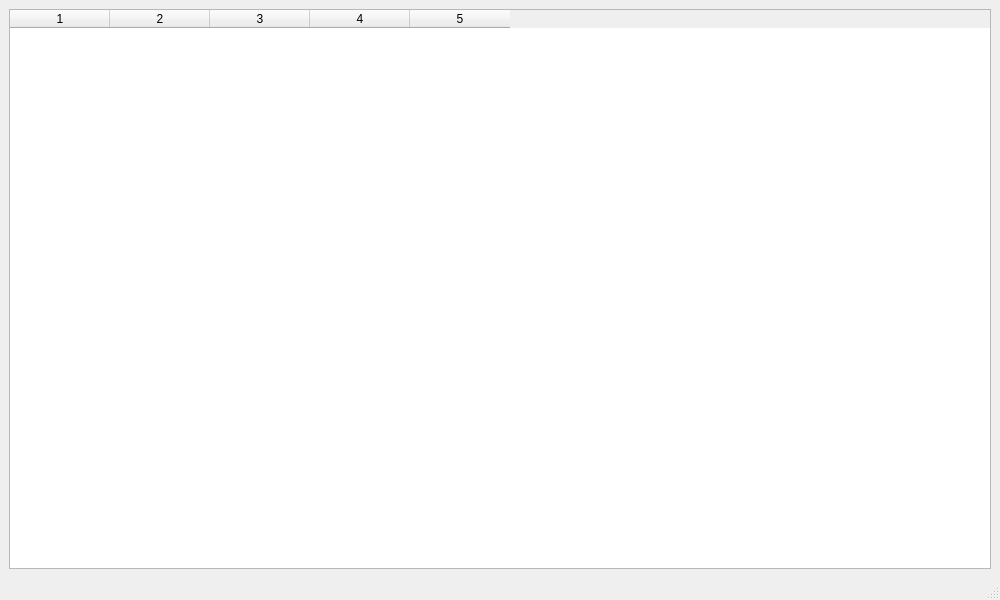
<?xml version="1.0" encoding="UTF-8"?>
<ui version="4.0">
 <class>MainWindow</class>
 <widget class="QMainWindow" name="MainWindow">
  <property name="minimumSize">
   <size>
    <width>1000</width>
    <height>600</height>
   </size>
  </property>
  <property name="windowTitle">
   <string>NDVDetector - Video Info</string>
  </property>
  <widget class="QWidget" name="centralwidget">
   <layout class="QVBoxLayout" name="verticalLayout">
    <item>
     <widget class="QTableWidget" name="tableWidget">
      <property name="rowCount">
       <number>0</number>
      </property>
      <property name="columnCount">
       <number>5</number>
      </property>
      <property name="horizontalHeaderLabels">
       <stringlist>
        <string>Screenshot</string>
        <string>Path</string>
        <string>Tech Specs</string>
        <string>Codecs</string>
        <string>#Links</string>
       </stringlist>
      </property>
      <property name="selectionBehavior">
       <enum>QAbstractItemView::SelectRows</enum>
      </property>
      <property name="selectionMode">
       <enum>QAbstractItemView::SingleSelection</enum>
      </property>
      <property name="sortingEnabled">
       <bool>true</bool>
      </property>
     </widget>
    </item>
   </layout>
  </widget>
  <widget class="QMenuBar" name="menubar"/>
  <widget class="QStatusBar" name="statusbar"/>
 </widget>
 <resources/>
 <connections/>
</ui>
